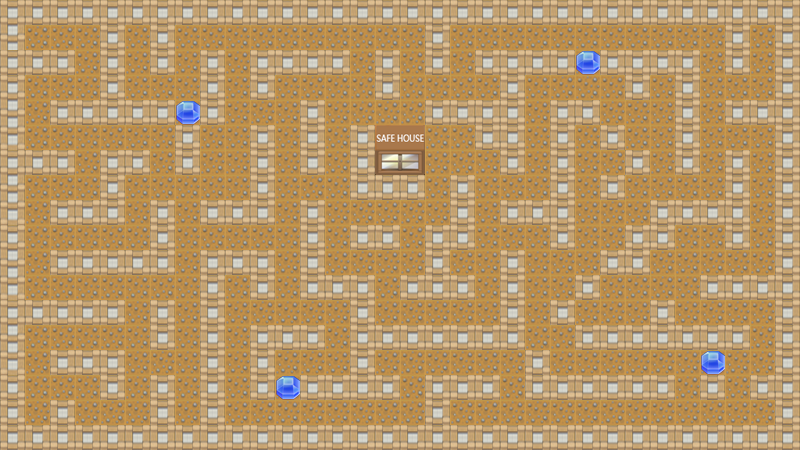

This is a level from a 2D game, rendered from its Tiled map with the project's own tilesets. A one-line summary and the map file follow, with tile-layer data summarised:
An orthogonal 32x18 tile map with 25x25 px tiles, 4 tile layers (road, wall, cat, door), 3 tilesets and 4 objects.

<map version="1.0" orientation="orthogonal" renderorder="right-down" width="32" height="18" tilewidth="25" tileheight="25" nextobjectid="5">
 <tileset firstgid="1" name="door" tilewidth="25" tileheight="25" tilecount="1" columns="1">
  <image source="door.png" width="25" height="25" />
 </tileset>
 <tileset firstgid="2" name="block" tilewidth="25" tileheight="25" tilecount="16" columns="4">
  <image source="block.png" trans="ff00ff" width="100" height="100" />
 </tileset>
 <tileset firstgid="18" name="block-1" tilewidth="25" tileheight="25" tilecount="16" columns="4">
  <image source="block-1.png" trans="ff00ff" width="100" height="100" />
 </tileset>
 <layer name="road" width="32" height="18">
  <data>[576 cells, 576 non-empty, 1 distinct tile ids]</data>
 </layer>
 <layer name="wall" width="32" height="18">
  <data>[576 cells, 285 non-empty, 3 distinct tile ids]</data>
 </layer>
 <layer name="cat" width="32" height="18">
  <data>[576 cells, 4 non-empty, 4 distinct tile ids]</data>
 </layer>
 <layer name="door" width="32" height="18">
  <data>[576 cells, 4 non-empty, 1 distinct tile ids]</data>
 </layer>
 <objectgroup name="doorObj" visible="0">
  <object id="1" gid="1" x="580" y="70" width="15" height="15">
   <properties>
    <property name="pair" value="1" />
   </properties>
  </object>
  <object id="2" gid="1" x="705.5" y="370.5" width="15" height="15">
   <properties>
    <property name="pair" value="0" />
   </properties>
  </object>
  <object id="3" gid="1" x="280.5" y="395.5" width="15" height="15">
   <properties>
    <property name="pair" value="1" />
   </properties>
  </object>
  <object id="4" gid="1" x="180.5" y="118.5" width="15" height="15">
   <properties>
    <property name="pair" value="0" />
   </properties>
  </object>
 </objectgroup>
</map>
